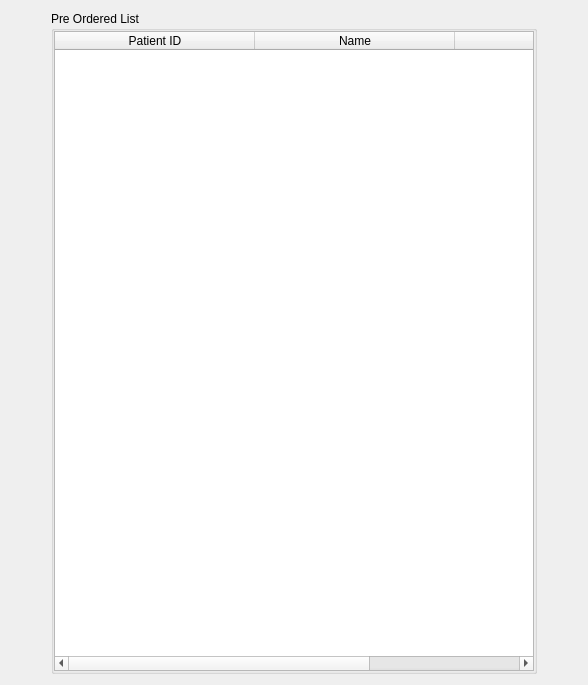
<?xml version="1.0" encoding="UTF-8"?>
<ui version="4.0">
 <class>PatientListWidgetStep2</class>
 <widget class="QWidget" name="PatientListWidgetStep2">
  <property name="geometry">
   <rect>
    <x>0</x>
    <y>0</y>
    <width>588</width>
    <height>685</height>
   </rect>
  </property>
  <property name="windowTitle">
   <string>Form</string>
  </property>
  <layout class="QGridLayout" name="gridLayout">
   <item row="0" column="0">
    <spacer name="horizontalSpacer">
     <property name="orientation">
      <enum>Qt::Horizontal</enum>
     </property>
     <property name="sizeType">
      <enum>QSizePolicy::Minimum</enum>
     </property>
     <property name="sizeHint" stdset="0">
      <size>
       <width>40</width>
       <height>20</height>
      </size>
     </property>
    </spacer>
   </item>
   <item row="0" column="1">
    <widget class="QGroupBox" name="groupPatient">
     <property name="sizePolicy">
      <sizepolicy hsizetype="Preferred" vsizetype="Preferred">
       <horstretch>0</horstretch>
       <verstretch>0</verstretch>
      </sizepolicy>
     </property>
     <property name="title">
      <string>Pre Ordered List</string>
     </property>
     <layout class="QGridLayout" name="gridLayout_2">
      <property name="leftMargin">
       <number>0</number>
      </property>
      <property name="topMargin">
       <number>0</number>
      </property>
      <property name="rightMargin">
       <number>0</number>
      </property>
      <property name="bottomMargin">
       <number>0</number>
      </property>
      <property name="spacing">
       <number>0</number>
      </property>
      <item row="0" column="0" colspan="2">
       <widget class="TableExcelStyleWidget" name="tablePatientInfomationWidget">
        <property name="enabled">
         <bool>true</bool>
        </property>
        <property name="sizePolicy">
         <sizepolicy hsizetype="Expanding" vsizetype="Expanding">
          <horstretch>0</horstretch>
          <verstretch>0</verstretch>
         </sizepolicy>
        </property>
        <property name="editTriggers">
         <set>QAbstractItemView::NoEditTriggers</set>
        </property>
        <property name="dragEnabled">
         <bool>true</bool>
        </property>
        <property name="alternatingRowColors">
         <bool>true</bool>
        </property>
        <property name="selectionMode">
         <enum>QAbstractItemView::ExtendedSelection</enum>
        </property>
        <property name="selectionBehavior">
         <enum>QAbstractItemView::SelectItems</enum>
        </property>
        <attribute name="horizontalHeaderMinimumSectionSize">
         <number>150</number>
        </attribute>
        <attribute name="horizontalHeaderDefaultSectionSize">
         <number>200</number>
        </attribute>
        <attribute name="horizontalHeaderStretchLastSection">
         <bool>false</bool>
        </attribute>
        <attribute name="verticalHeaderVisible">
         <bool>true</bool>
        </attribute>
        <attribute name="verticalHeaderMinimumSectionSize">
         <number>30</number>
        </attribute>
        <attribute name="verticalHeaderDefaultSectionSize">
         <number>30</number>
        </attribute>
        <attribute name="verticalHeaderStretchLastSection">
         <bool>false</bool>
        </attribute>
        <column>
         <property name="text">
          <string>Patient ID</string>
         </property>
        </column>
        <column>
         <property name="text">
          <string>Name</string>
         </property>
        </column>
        <column>
         <property name="text">
          <string>Panel</string>
         </property>
        </column>
       </widget>
      </item>
     </layout>
    </widget>
   </item>
   <item row="0" column="2">
    <spacer name="horizontalSpacer_2">
     <property name="orientation">
      <enum>Qt::Horizontal</enum>
     </property>
     <property name="sizeType">
      <enum>QSizePolicy::Minimum</enum>
     </property>
     <property name="sizeHint" stdset="0">
      <size>
       <width>40</width>
       <height>20</height>
      </size>
     </property>
    </spacer>
   </item>
  </layout>
 </widget>
 <customwidgets>
  <customwidget>
   <class>TableExcelStyleWidget</class>
   <extends>QTableWidget</extends>
   <header location="global">UIClass/CustomWidget/TableExcelStyleWidget.h</header>
  </customwidget>
 </customwidgets>
 <resources/>
 <connections/>
</ui>
